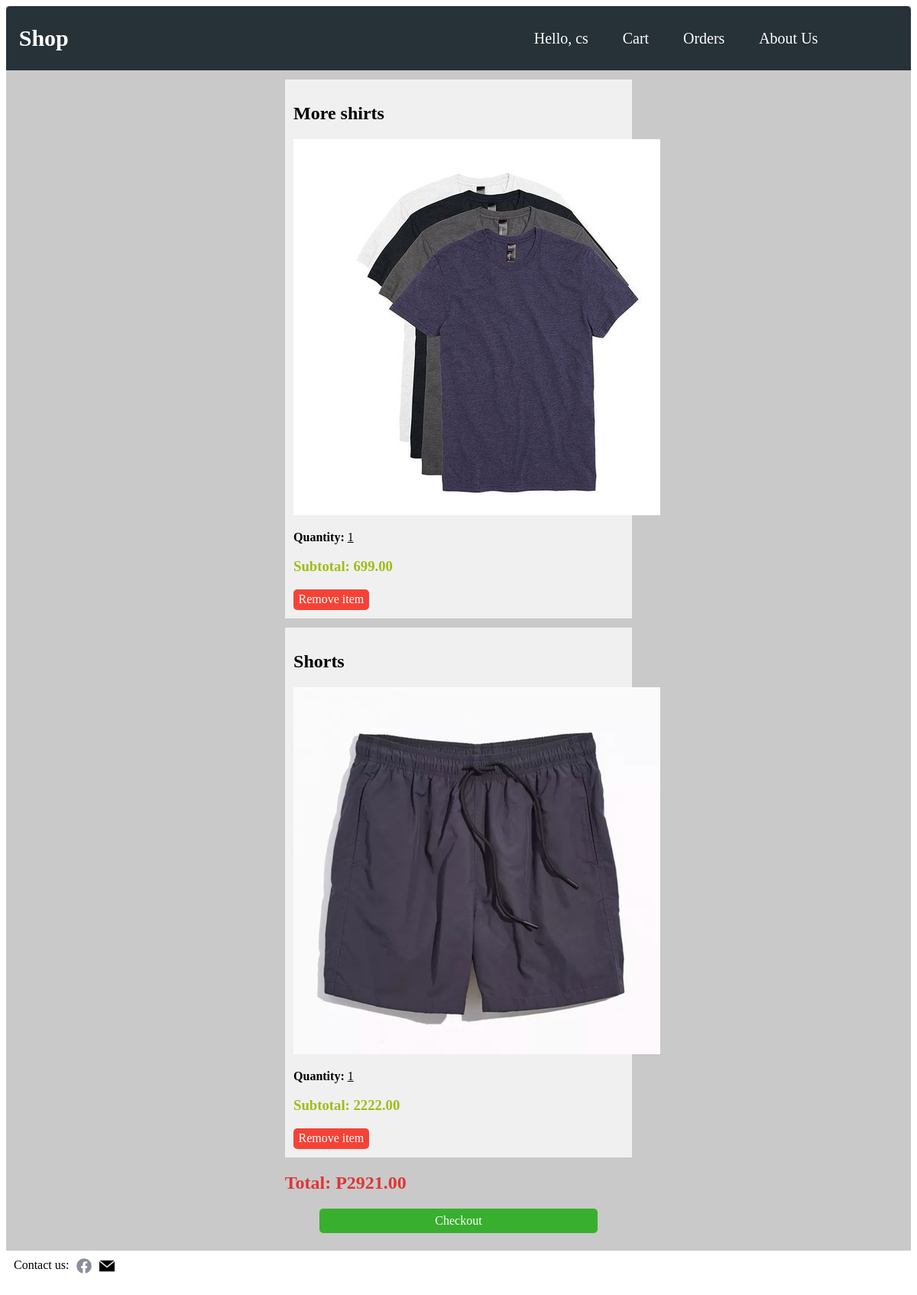
Screenshot of /my-cart/ (signed in) with the database file from the repository.
### pages/models.py (models this page shows, shortened)
class Item(models.Model):
    item_id = models.AutoField(primary_key=True)  # Primary Key
    name = models.CharField(max_length=120)  # Item Name
    price = models.DecimalField(max_digits=6, decimal_places=2)  # Item Price
    description = models.TextField(
        blank=True, max_length=430)  # Item Description
    quantity_stock = models.IntegerField(default=1)  # Number of Stock
    quantity_order = models.IntegerField(default=0)  # Number on Order
    picture = models.ImageField(blank=True, null=True)  # Item Picture
    '''
    Method to display human readable field instead of
    the non-descriptive ID primary key
    '''
    '''
    Returns a boolean depending on the availble supply
    of the item.263238
    '''
    '''
    Returns the filepath for the item picture
    '''
    def get_image(self):
        return f'/static/items/{self.picture}'

### pages/views.py (the view)
# urls.py: path('my-cart/', cart_view, name='cart'), #user cart page
@login_required(login_url='/accounts/login/')
def cart_view(request):
    if CartDetails.objects.filter(user=request.user).exists():
        cart = CartDetails.objects.filter(
            user=request.user)  # lll the user's carts
        cart_items = []  # list of items
        quantity = []  # list of corresponding quantities for the items
        subtotal = []  # list of corresponding subtotals for the items
        for cart_item in cart:
            cart_items.append(cart_item.item)
            quantity.append(cart_item.quantity)
            subtotal.append(cart_item.item.price * cart_item.quantity)
        cart_quantity = zip(cart_items, quantity, subtotal)
        context = {
            'cart': cart_quantity,
            'total': sum(subtotal),
            'title': 'Shop: My Cart'
        }
    else:
        context = {
            'title': 'Shop: My Cart'
        }
    return render(request, "cart.html", context)

### templates/cart.html (shortened to what this page needs)
{% extends 'base.html' %}
{% load static %}
{% block styles %}
<link rel="stylesheet" type="text/css" href="{% static 'css/cart.css'%}" />
{% endblock styles %}
{% block content %}
{% if cart %}
<div class="content-container">
  {% for item, number, subtotal in cart %}
  <div class="item-container item-{{item.item_id}}">
    <h2>{{ item.name }}</h2>
    <img src="{{ item.get_image }}" alt="" />
    <div class="item-btn">
      <p><b>Quantity:</b> <u>{{ number }}</u></p>
      <h3 class = "subtotal">Subtotal: {{ subtotal }}</h3>
      <a class="remove-btn" href="/remove-item/{{ item.item_id }}">Remove item</a>
    </div>
  </div>
  {% endfor %}
  <div class="checkout">
    <h2 class = "total">Total: P{{ total }}</h2>
    <a class="checkout-btn" href="/checkout">Checkout</a>
  </div>
</div>
{% else %}
<p>No items in cart</p>
{% endif %}
{% endblock content %}

### templates/base.html (shortened to what this page needs)
{% load static %}
<!DOCTYPE html>
<html class="no-js">
  <head>
    <link rel="stylesheet" type="text/css" href="{% static 'css/base.css'%}" />
    {% block styles %}{% endblock styles %}
  </head>
  <body>
    <div class="wrapper">
      <div class="header">
        <div class="head-logo">
          <a href = "/" class="company-link"><h1 class="company">Shop</h1></a>
        </div>
        <div class="nav">
          <ul class="links">
            <li><a href ="/profile" class = "links-anchor">
            {% if user.is_authenticated %}
            Hello, {{user.username}}
            {% else %}
            Login
            {% endif %}
            </a></li>
            <li><a href ="/my-cart" class = "links-anchor">Cart</a></li>
            <li><a href ="/my-orders" class = "links-anchor">Orders</a></li>
            <li><a href ="/about-us" class = "links-anchor">About Us</a></li>
          </ul>
        </div>
      </div>
      <div class="content-wrap">
        {% block content %}{% endblock %}
      </div>
    </div>
    <div class="footer">
      <p>Contact us:</p>
      <div class="foot-cont">
        <img src="{% static '/img/fb_logo.png'%}" alt="Facebook Page" />
      </div>
      <div class="foot-cont">
        <img src="{% static '/img/mail.png'%}" alt="Email Address" />
      </div>
      <div class="foot-cont">
      </div>
    </div>
  </body>
</html>

### static/css/base.css (style rules this page uses)
*, *::before, *::after { box-sizing: border-box; font-family: montserrat; }
.wrapper { margin: 0 auto; background-color: #c9c9c9; padding: 0 0 2% 0; }
.header { display: flex; background-color: #263238; padding: 5px; margin-bottom: 10px; border-radius: 5px 5px 0px 0px; }
.head-logo { padding-left: 1%; margin-right: 20%; flex: 1 1 auto; }
.company-link:link { text-decoration: none; }
.company { color: white; font-family: montserrat; font-size: 30px; }
.nav { flex: 0 1 600px; display: flex; align-items: center; justify-content: end; }
.links { width: 100%; list-style-type: none; display: flex; align-items: center; justify-content: center; }
.links > li { margin-right: 8%; }
.links-anchor { text-align: center; color: white; font-size: 20px; cursor: pointer; text-decoration: none; }
.content-wrap { margin: auto; width: 100%; }
.footer { display: flex; flex-flow: row nowrap; margin-top: 10px; }
.footer img { width: 20px; }
.footer > p { margin: 0 10px; padding: 0; }
.foot-cont { flex: 0 0 30px; }

### static/css/cart.css (style rules this page uses)
.content-container { width: 96%; margin: auto; }
.checkout { width: 40%; margin: auto; }
.checkout-btn { background-color: #0ea700c5; color: white; padding: 1.5% 3%; text-align: center; text-decoration: none; display: inline-block; border-radius: 5px; width: 80%; margin: 0% 10%; }
.item-container { background-color: rgb(240, 240, 240); width: 40%; margin: 1% auto; padding: 1%; }
.remove-btn:link, .remove-btn:visited { background-color: #f44336; color: white; padding: 1% 1.5%; text-align: center; text-decoration: none; display: inline-block; border-radius: 5px; }
.subtotal { color: rgb(162, 187, 19); }
.total { color: rgb(223, 53, 53); }

### rows the page displays
Item: name "More shirts", get_image (picture), number "1", price "699.00"
Item: name "Shorts", get_image (picture), item_id "1", price "2222.00"

### other values shown
{{ user.username }} "cs"
{{ total }} "2921.00"
